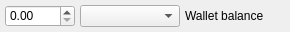
<?xml version="1.0" encoding="UTF-8"?>
<ui version="4.0">
 <class>MoneyAttachementWidget</class>
 <widget class="QWidget" name="MoneyAttachementWidget">
  <property name="geometry">
   <rect>
    <x>0</x>
    <y>0</y>
    <width>290</width>
    <height>32</height>
   </rect>
  </property>
  <property name="minimumSize">
   <size>
    <width>230</width>
    <height>32</height>
   </size>
  </property>
  <property name="windowTitle">
   <string>Money attachement</string>
  </property>
  <layout class="QGridLayout" name="gridLayout">
   <property name="margin">
    <number>5</number>
   </property>
   <property name="spacing">
    <number>5</number>
   </property>
   <item row="0" column="0">
    <widget class="QDoubleSpinBox" name="amountBox">
     <property name="minimumSize">
      <size>
       <width>70</width>
       <height>20</height>
      </size>
     </property>
    </widget>
   </item>
   <item row="0" column="1">
    <widget class="QComboBox" name="currencyComboBox">
     <property name="minimumSize">
      <size>
       <width>100</width>
       <height>20</height>
      </size>
     </property>
    </widget>
   </item>
   <item row="0" column="2">
    <widget class="QLabel" name="balanceLabel">
     <property name="minimumSize">
      <size>
       <width>100</width>
       <height>20</height>
      </size>
     </property>
     <property name="text">
      <string>Wallet balance</string>
     </property>
    </widget>
   </item>
  </layout>
 </widget>
 <resources/>
 <connections>
  <connection>
   <sender>currencyComboBox</sender>
   <signal>currentIndexChanged(int)</signal>
   <receiver>MoneyAttachementWidget</receiver>
   <slot>onCurrencyTypeChanged(int)</slot>
   <hints>
    <hint type="sourcelabel">
     <x>112</x>
     <y>11</y>
    </hint>
    <hint type="destinationlabel">
     <x>114</x>
     <y>12</y>
    </hint>
   </hints>
  </connection>
 </connections>
 <slots>
  <slot>onCurrencyTypeChanged(int)</slot>
 </slots>
</ui>
